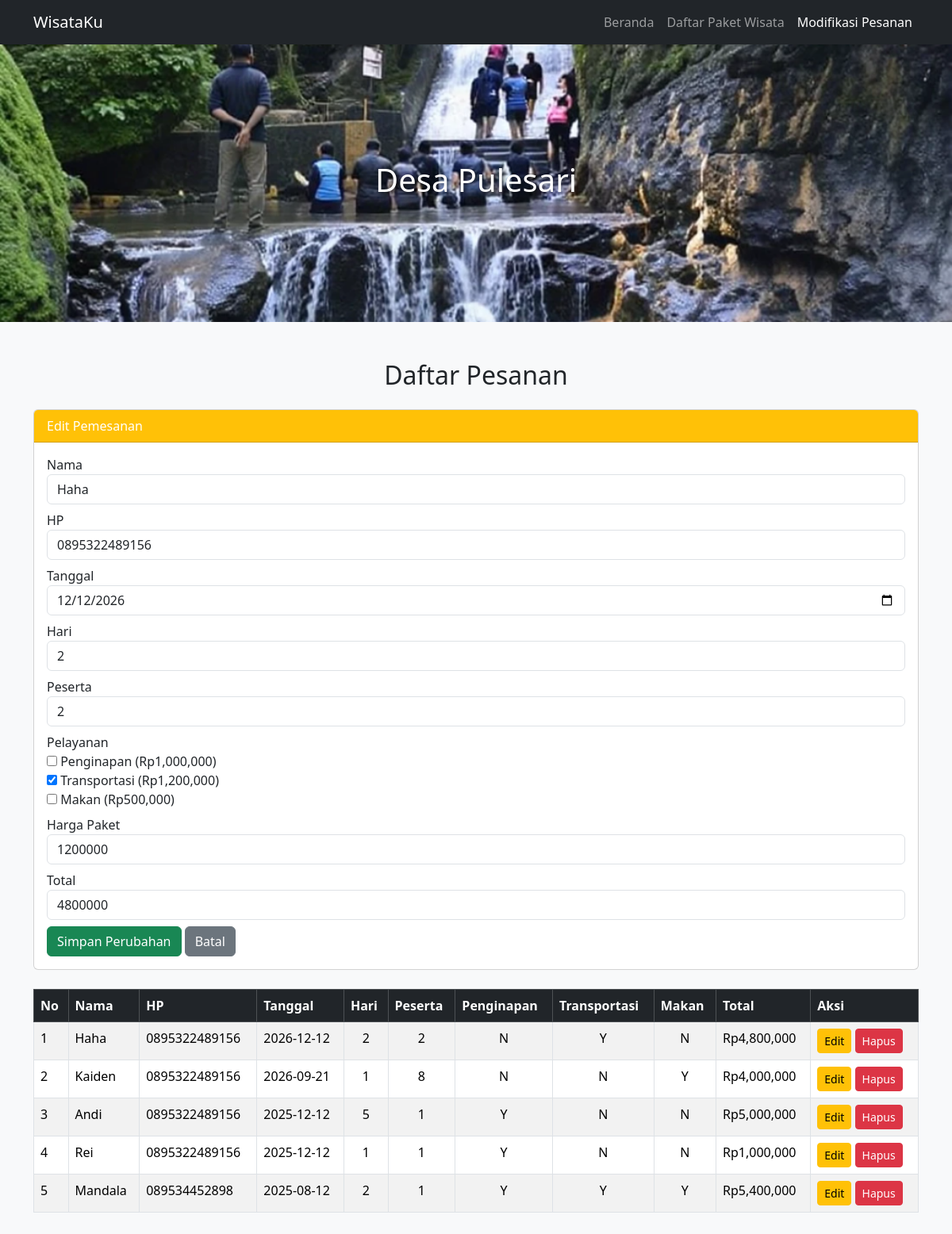
The page /modifikasi_pesanan.php?edit=13 on the database its author committed.
### tables this page shows
CREATE TABLE `pemesanan` (
  `id` int(11) NOT NULL,
  `nama` varchar(100) DEFAULT NULL,
  `hp` varchar(20) DEFAULT NULL,
  `tanggal_pesan` date DEFAULT NULL,
  `hari` int(11) DEFAULT NULL,
  `peserta` int(11) DEFAULT NULL,
  `penginapan` char(1) DEFAULT NULL,
  `transportasi` char(1) DEFAULT NULL,
  `makan` char(1) DEFAULT NULL,
  `harga_paket` int(11) DEFAULT NULL,
  `total_tagihan` int(11) DEFAULT NULL
);

### modifikasi_pesanan.php (the view, shortened to what this page needs)
<?php
$conn = mysqli_connect("localhost", "root", "", "db_wisata");
$dataEdit = null;
if (isset($_GET['edit'])) {
    $id = $_GET['edit'];
    $result = mysqli_query($conn, "SELECT * FROM pemesanan WHERE id='$id'");
    $dataEdit = mysqli_fetch_assoc($result);
}
$harga_layanan = [
    'penginapan' => 1000000,
    'transportasi' => 1200000,
    'makan' => 500000
];
$data = mysqli_query($conn, "SELECT * FROM pemesanan ORDER BY id DESC");
?>
<!DOCTYPE html>
<html lang="id">
<head>
<link href="https://cdn.jsdelivr.net/npm/bootstrap@5.3.2/dist/css/bootstrap.min.css" rel="stylesheet">
</head>
<body class="bg-light">
<nav class="navbar navbar-expand-lg navbar-dark bg-dark">
    <div class="container">
        <a class="navbar-brand" href="index.php">WisataKu</a>
        <div class="collapse navbar-collapse" id="navbarNav">
            <ul class="navbar-nav ms-auto">
                <li class="nav-item"><a class="nav-link" href="index.php">Beranda</a></li>
                <li class="nav-item"><a class="nav-link" href="#paket">Daftar Paket Wisata</a></li>
                <li class="nav-item"><a class="nav-link active" href="modifikasi_pesanan.php">Modifikasi Pesanan</a></li>
            </ul>
        </div>
    </div>
</nav>
<div class="header">
    <h1>Desa Pulesari</h1>
</div>
<div class="container my-5">
<h2 class="text-center mb-4">Daftar Pesanan</h2>
<?php if ($dataEdit): ?>
<div class="card mb-4">
    <div class="card-header bg-warning text-white">Edit Pemesanan</div>
    <div class="card-body">
        <form method="post" id="formPemesanan">
            <div class="mb-2">
                <label>Nama</label>
                <input type="text" name="nama" class="form-control" value="<?= $dataEdit['nama'] ?>" required>
            </div>
            <div class="mb-2">
                <label>HP</label>
                <input type="text" name="hp" class="form-control" value="<?= $dataEdit['hp'] ?>" required>
            </div>
            <div class="mb-2">
                <label>Tanggal</label>
                <input type="date" name="tanggal" class="form-control" value="<?= $dataEdit['tanggal_pesan'] ?>" required>
            </div>
            <div class="mb-2">
                <label>Hari</label>
                <input type="number" name="hari" id="hari" class="form-control" value="<?= $dataEdit['hari'] ?>" min="1" required>
            </div>
            <div class="mb-2">
                <label>Peserta</label>
                <input type="number" name="peserta" id="peserta" class="form-control" value="<?= $dataEdit['peserta'] ?>" min="1" required>
            </div>
            <div class="mb-2">
                <label>Pelayanan</label><br>
                <?php foreach ($harga_layanan as $layanan => $harga): ?>
                    <input type="checkbox" name="pelayanan[]" value="<?= $layanan ?>" data-harga="<?= $harga ?>"
                    <?= $dataEdit[$layanan]=='Y'?'checked':'' ?>> <?= ucfirst($layanan) ?> (Rp<?= number_format($harga) ?>)<br>
                <?php endforeach; ?>
            </div>
            <div class="mb-2">
                <label>Harga Paket</label>
                <input type="number" name="harga_paket" id="harga_paket" class="form-control" value="<?= $dataEdit['harga_paket'] ?>" readonly>
            </div>
            <div class="mb-2">
                <label>Total</label>
                <input type="number" name="total" id="total" class="form-control" value="<?= $dataEdit['total_tagihan'] ?>" readonly>
            </div>
            <button type="submit" name="update" class="btn btn-success">Simpan Perubahan</button>
            <a href="modifikasi_pesanan.php" class="btn btn-secondary">Batal</a>
        </form>
    </div>
</div>
<?php endif; ?>
<table class="table table-bordered table-striped">
<thead class="table-dark">
<tr>
    <th>No</th>
    <th>Nama</th>
    <th>HP</th>
    <th>Tanggal</th>
    <th>Hari</th>
    <th>Peserta</th>
    <th>Penginapan</th>
    <th>Transportasi</th>
    <th>Makan</th>
    <th>Total</th>
    <th>Aksi</th>
</tr>
</thead>
<tbody>
<?php $no=1; while($row = mysqli_fetch_assoc($data)): ?>
<tr>
    <td><?= $no++ ?></td>
    <td><?= $row['nama'] ?></td>
    <td><?= $row['hp'] ?></td>
    <td><?= $row['tanggal_pesan'] ?></td>
    <td class="text-center"><?= $row['hari'] ?></td>
    <td class="text-center"><?= $row['peserta'] ?></td>
    <td class="text-center"><?= $row['penginapan'] ?></td>
    <td class="text-center"><?= $row['transportasi'] ?></td>
    <td class="text-center"><?= $row['makan'] ?></td>
    <td>Rp<?= number_format($row['total_tagihan']) ?></td>
    <td>
        <a href="?edit=<?= $row['id'] ?>" class="btn btn-warning btn-sm">Edit</a>
        <a href="?hapus=<?= $row['id'] ?>" onclick="return confirm('Yakin ingin menghapus?')" class="btn btn-danger btn-sm">Hapus</a>
    </td>
</tr>
<?php endwhile; ?>
</tbody>
</table>
</div>
</body>
</html>

### modifikasi_pesanan.php (style rules this page uses)
body { background-color: #f8f9fa; }
.header { background: url('img/par2.png') center/cover no-repeat; height: 350px; color: white; display: flex; align-items: center; justify-content: center; text-shadow: 2px 2px 5px rgba(0,0,0,0.7); }

### rows shown on the page
pemesanan: nama "Haha", hp "0895322489156", tanggal "12/12/2026", hari "2", peserta "2", transportasi "☑", harga_paket "1200000", total "4800000", tanggal_pesan "2026-12-12", penginapan "N", transportasi "Y", makan "N", total_tagihan "4,800,000"
pemesanan: nama "Kaiden", hp "0895322489156", tanggal_pesan "2026-09-21", hari "1", peserta "8", penginapan "N", transportasi "N", makan "Y", total_tagihan "4,000,000"
pemesanan: nama "Andi", hp "0895322489156", tanggal_pesan "2025-12-12", hari "5", peserta "1", penginapan "Y", transportasi "N", makan "N", total_tagihan "5,000,000"
pemesanan: nama "Rei", hp "0895322489156", tanggal_pesan "2025-12-12", hari "1", peserta "1", penginapan "Y", transportasi "N", makan "N", total_tagihan "1,000,000"
pemesanan: nama "Mandala", hp "089534452898", tanggal_pesan "2025-08-12", hari "2", peserta "1", penginapan "Y", transportasi "Y", makan "Y", total_tagihan "5,400,000"

### other values the page prints
$layanan "Penginapan"
$harga "1,000,000"
$layanan "Transportasi"
$harga "1,200,000"
$layanan "Makan"
$harga "500,000"
